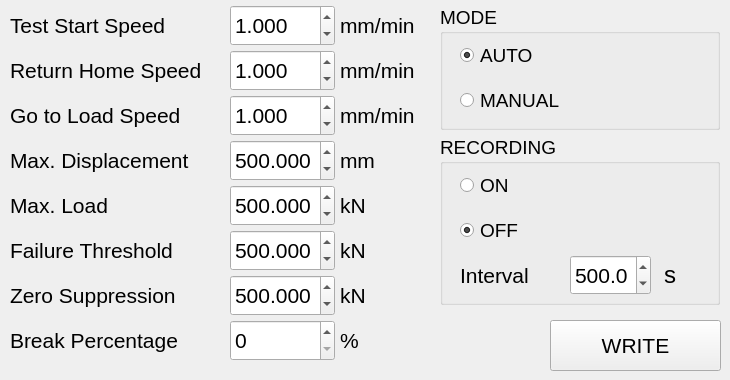
        <widget class="QWidget" name="tab_4">
         <attribute name="title">
          <string>PARAMETERS</string>
         </attribute>
         <widget class="QGroupBox" name="groupBox_14">
          <property name="geometry">
           <rect>
            <x>440</x>
            <y>135</y>
            <width>280</width>
            <height>170</height>
           </rect>
          </property>
          <property name="font">
           <font>
            <pointsize>14</pointsize>
           </font>
          </property>
          <property name="title">
           <string>RECORDING</string>
          </property>
          <widget class="QRadioButton" name="radioButton_record_raw_data_on">
           <property name="geometry">
            <rect>
             <x>20</x>
             <y>30</y>
             <width>250</width>
             <height>40</height>
            </rect>
           </property>
           <property name="font">
            <font>
             <pointsize>14</pointsize>
            </font>
           </property>
           <property name="styleSheet">
            <string notr="true"/>
           </property>
           <property name="text">
            <string>ON</string>
           </property>
           <property name="iconSize">
            <size>
             <width>64</width>
             <height>64</height>
            </size>
           </property>
           <property name="checked">
            <bool>false</bool>
           </property>
          </widget>
          <widget class="QRadioButton" name="radioButton_record_raw_data_off">
           <property name="geometry">
            <rect>
             <x>20</x>
             <y>75</y>
             <width>250</width>
             <height>40</height>
            </rect>
           </property>
           <property name="font">
            <font>
             <pointsize>14</pointsize>
            </font>
           </property>
           <property name="styleSheet">
            <string notr="true"/>
           </property>
           <property name="text">
            <string>OFF</string>
           </property>
           <property name="iconSize">
            <size>
             <width>64</width>
             <height>64</height>
            </size>
           </property>
           <property name="checked">
            <bool>true</bool>
           </property>
          </widget>
          <widget class="QLabel" name="label_dac_value_38">
           <property name="geometry">
            <rect>
             <x>20</x>
             <y>120</y>
             <width>105</width>
             <height>40</height>
            </rect>
           </property>
           <property name="font">
            <font>
             <pointsize>16</pointsize>
             <weight>50</weight>
             <bold>false</bold>
            </font>
           </property>
           <property name="text">
            <string>Interval</string>
           </property>
           <property name="alignment">
            <set>Qt::AlignLeading|Qt::AlignLeft|Qt::AlignVCenter</set>
           </property>
          </widget>
          <widget class="QDoubleSpinBox" name="doubleSpinBox_record_interval">
           <property name="geometry">
            <rect>
             <x>130</x>
             <y>120</y>
             <width>81</width>
             <height>40</height>
            </rect>
           </property>
           <property name="font">
            <font>
             <pointsize>16</pointsize>
            </font>
           </property>
           <property name="decimals">
            <number>1</number>
           </property>
           <property name="minimum">
            <double>0.100000000000000</double>
           </property>
           <property name="maximum">
            <double>100001.000000000000000</double>
           </property>
           <property name="singleStep">
            <double>0.001000000000000</double>
           </property>
           <property name="value">
            <double>500.000000000000000</double>
           </property>
          </widget>
          <widget class="QLabel" name="label_dac_value_101">
           <property name="geometry">
            <rect>
             <x>220</x>
             <y>120</y>
             <width>20</width>
             <height>40</height>
            </rect>
           </property>
           <property name="font">
            <font>
             <pointsize>18</pointsize>
             <weight>50</weight>
             <bold>false</bold>
            </font>
           </property>
           <property name="text">
            <string notr="true">s</string>
           </property>
           <property name="alignment">
            <set>Qt::AlignCenter</set>
           </property>
          </widget>
         </widget>
         <widget class="QGroupBox" name="groupBox_control_mode">
          <property name="geometry">
           <rect>
            <x>440</x>
            <y>5</y>
            <width>280</width>
            <height>125</height>
           </rect>
          </property>
          <property name="font">
           <font>
            <pointsize>14</pointsize>
           </font>
          </property>
          <property name="styleSheet">
           <string notr="true"/>
          </property>
          <property name="title">
           <string>MODE</string>
          </property>
          <widget class="QRadioButton" name="radioButton_man">
           <property name="geometry">
            <rect>
             <x>20</x>
             <y>75</y>
             <width>250</width>
             <height>40</height>
            </rect>
           </property>
           <property name="font">
            <font>
             <pointsize>14</pointsize>
            </font>
           </property>
           <property name="text">
            <string>MANUAL</string>
           </property>
          </widget>
          <widget class="QRadioButton" name="radioButton_auto">
           <property name="geometry">
            <rect>
             <x>20</x>
             <y>30</y>
             <width>250</width>
             <height>40</height>
            </rect>
           </property>
           <property name="font">
            <font>
             <pointsize>14</pointsize>
            </font>
           </property>
           <property name="styleSheet">
            <string notr="true"/>
           </property>
           <property name="text">
            <string>AUTO</string>
           </property>
           <property name="iconSize">
            <size>
             <width>64</width>
             <height>64</height>
            </size>
           </property>
           <property name="checked">
            <bool>true</bool>
           </property>
          </widget>
         </widget>
         <widget class="QSpinBox" name="spinBox_break_percentage">
          <property name="geometry">
           <rect>
            <x>230</x>
            <y>320</y>
            <width>105</width>
            <height>41</height>
           </rect>
          </property>
          <property name="font">
           <font>
            <pointsize>16</pointsize>
           </font>
          </property>
          <property name="maximum">
           <number>100</number>
          </property>
         </widget>
         <widget class="QDoubleSpinBox" name="doubleSpinBox_go_to_load_speed">
          <property name="geometry">
           <rect>
            <x>230</x>
            <y>95</y>
            <width>105</width>
            <height>41</height>
           </rect>
          </property>
          <property name="font">
           <font>
            <pointsize>16</pointsize>
           </font>
          </property>
          <property name="alignment">
           <set>Qt::AlignLeading|Qt::AlignLeft|Qt::AlignVCenter</set>
          </property>
          <property name="decimals">
           <number>3</number>
          </property>
          <property name="minimum">
           <double>0.001000000000000</double>
          </property>
          <property name="maximum">
           <double>999999.000000000000000</double>
          </property>
          <property name="singleStep">
           <double>0.001000000000000</double>
          </property>
          <property name="value">
           <double>1.000000000000000</double>
          </property>
         </widget>
         <widget class="QDoubleSpinBox" name="doubleSpinBox_zero_suppression">
          <property name="geometry">
           <rect>
            <x>230</x>
            <y>275</y>
            <width>105</width>
            <height>41</height>
           </rect>
          </property>
          <property name="font">
           <font>
            <pointsize>16</pointsize>
           </font>
          </property>
          <property name="decimals">
           <number>3</number>
          </property>
          <property name="minimum">
           <double>0.000000000000000</double>
          </property>
          <property name="maximum">
           <double>999999.000000000000000</double>
          </property>
          <property name="singleStep">
           <double>0.001000000000000</double>
          </property>
          <property name="value">
           <double>500.000000000000000</double>
          </property>
         </widget>
         <widget class="QDoubleSpinBox" name="doubleSpinBox_max_load">
          <property name="geometry">
           <rect>
            <x>230</x>
            <y>185</y>
            <width>105</width>
            <height>41</height>
           </rect>
          </property>
          <property name="font">
           <font>
            <pointsize>16</pointsize>
           </font>
          </property>
          <property name="decimals">
           <number>3</number>
          </property>
          <property name="minimum">
           <double>0.000000000000000</double>
          </property>
          <property name="maximum">
           <double>999999.000000000000000</double>
          </property>
          <property name="singleStep">
           <double>0.001000000000000</double>
          </property>
          <property name="value">
           <double>500.000000000000000</double>
          </property>
         </widget>
         <widget class="QLabel" name="label_dac_value_81">
          <property name="geometry">
           <rect>
            <x>340</x>
            <y>320</y>
            <width>51</width>
            <height>41</height>
           </rect>
          </property>
          <property name="font">
           <font>
            <pointsize>16</pointsize>
            <weight>50</weight>
            <bold>false</bold>
           </font>
          </property>
          <property name="text">
           <string notr="true">%</string>
          </property>
          <property name="alignment">
           <set>Qt::AlignLeading|Qt::AlignLeft|Qt::AlignVCenter</set>
          </property>
         </widget>
         <widget class="QLabel" name="label_unit_max_load">
          <property name="geometry">
           <rect>
            <x>340</x>
            <y>185</y>
            <width>51</width>
            <height>41</height>
           </rect>
          </property>
          <property name="font">
           <font>
            <pointsize>16</pointsize>
            <weight>50</weight>
            <bold>false</bold>
           </font>
          </property>
          <property name="text">
           <string notr="true">kN</string>
          </property>
          <property name="alignment">
           <set>Qt::AlignLeading|Qt::AlignLeft|Qt::AlignVCenter</set>
          </property>
         </widget>
         <widget class="QDoubleSpinBox" name="doubleSpinBox_return_home_speed">
          <property name="geometry">
           <rect>
            <x>230</x>
            <y>50</y>
            <width>105</width>
            <height>41</height>
           </rect>
          </property>
          <property name="font">
           <font>
            <pointsize>16</pointsize>
           </font>
          </property>
          <property name="alignment">
           <set>Qt::AlignLeading|Qt::AlignLeft|Qt::AlignVCenter</set>
          </property>
          <property name="decimals">
           <number>3</number>
          </property>
          <property name="minimum">
           <double>0.001000000000000</double>
          </property>
          <property name="maximum">
           <double>999999.000000000000000</double>
          </property>
          <property name="singleStep">
           <double>0.001000000000000</double>
          </property>
          <property name="value">
           <double>1.000000000000000</double>
          </property>
         </widget>
         <widget class="QLabel" name="label_dac_value_26">
          <property name="geometry">
           <rect>
            <x>10</x>
            <y>95</y>
            <width>220</width>
            <height>41</height>
           </rect>
          </property>
          <property name="font">
           <font>
            <pointsize>16</pointsize>
            <weight>50</weight>
            <bold>false</bold>
           </font>
          </property>
          <property name="text">
           <string>Go to Load Speed</string>
          </property>
          <property name="alignment">
           <set>Qt::AlignLeading|Qt::AlignLeft|Qt::AlignVCenter</set>
          </property>
         </widget>
         <widget class="QDoubleSpinBox" name="doubleSpinBox_load_threshold">
          <property name="geometry">
           <rect>
            <x>230</x>
            <y>230</y>
            <width>105</width>
            <height>41</height>
           </rect>
          </property>
          <property name="font">
           <font>
            <pointsize>16</pointsize>
           </font>
          </property>
          <property name="decimals">
           <number>3</number>
          </property>
          <property name="minimum">
           <double>0.000000000000000</double>
          </property>
          <property name="maximum">
           <double>999999.000000000000000</double>
          </property>
          <property name="singleStep">
           <double>0.001000000000000</double>
          </property>
          <property name="value">
           <double>500.000000000000000</double>
          </property>
         </widget>
         <widget class="QLabel" name="label_dac_value_25">
          <property name="geometry">
           <rect>
            <x>10</x>
            <y>50</y>
            <width>220</width>
            <height>41</height>
           </rect>
          </property>
          <property name="font">
           <font>
            <pointsize>16</pointsize>
            <weight>50</weight>
            <bold>false</bold>
           </font>
          </property>
          <property name="text">
           <string>Return Home Speed</string>
          </property>
          <property name="alignment">
           <set>Qt::AlignLeading|Qt::AlignLeft|Qt::AlignVCenter</set>
          </property>
         </widget>
         <widget class="QDoubleSpinBox" name="doubleSpinBox_test_start_speed">
          <property name="geometry">
           <rect>
            <x>230</x>
            <y>5</y>
            <width>105</width>
            <height>41</height>
           </rect>
          </property>
          <property name="font">
           <font>
            <pointsize>16</pointsize>
           </font>
          </property>
          <property name="alignment">
           <set>Qt::AlignLeading|Qt::AlignLeft|Qt::AlignVCenter</set>
          </property>
          <property name="decimals">
           <number>3</number>
          </property>
          <property name="minimum">
           <double>0.001000000000000</double>
          </property>
          <property name="maximum">
           <double>999999.000000000000000</double>
          </property>
          <property name="singleStep">
           <double>0.001000000000000</double>
          </property>
          <property name="value">
           <double>1.000000000000000</double>
          </property>
         </widget>
         <widget class="QLabel" name="label_dac_value_36">
          <property name="geometry">
           <rect>
            <x>10</x>
            <y>320</y>
            <width>220</width>
            <height>41</height>
           </rect>
          </property>
          <property name="font">
           <font>
            <pointsize>16</pointsize>
            <weight>50</weight>
            <bold>false</bold>
           </font>
          </property>
          <property name="text">
           <string>Break Percentage</string>
          </property>
          <property name="alignment">
           <set>Qt::AlignLeading|Qt::AlignLeft|Qt::AlignVCenter</set>
          </property>
         </widget>
         <widget class="QLabel" name="label_dac_value_23">
          <property name="geometry">
           <rect>
            <x>10</x>
            <y>140</y>
            <width>220</width>
            <height>41</height>
           </rect>
          </property>
          <property name="font">
           <font>
            <pointsize>16</pointsize>
            <weight>50</weight>
            <bold>false</bold>
           </font>
          </property>
          <property name="text">
           <string>Max. Displacement</string>
          </property>
          <property name="alignment">
           <set>Qt::AlignLeading|Qt::AlignLeft|Qt::AlignVCenter</set>
          </property>
         </widget>
         <widget class="QLabel" name="label_unit_go_to_load_speed">
          <property name="geometry">
           <rect>
            <x>340</x>
            <y>95</y>
            <width>85</width>
            <height>41</height>
           </rect>
          </property>
          <property name="font">
           <font>
            <pointsize>16</pointsize>
            <weight>50</weight>
            <bold>false</bold>
           </font>
          </property>
          <property name="text">
           <string>mm/min</string>
          </property>
          <property name="alignment">
           <set>Qt::AlignLeading|Qt::AlignLeft|Qt::AlignVCenter</set>
          </property>
         </widget>
         <widget class="QLabel" name="label_unit_max_displacement">
          <property name="geometry">
           <rect>
            <x>340</x>
            <y>140</y>
            <width>51</width>
            <height>41</height>
           </rect>
          </property>
          <property name="font">
           <font>
            <pointsize>16</pointsize>
            <weight>50</weight>
            <bold>false</bold>
           </font>
          </property>
          <property name="text">
           <string notr="true">mm</string>
          </property>
          <property name="alignment">
           <set>Qt::AlignLeading|Qt::AlignLeft|Qt::AlignVCenter</set>
          </property>
         </widget>
         <widget class="QDoubleSpinBox" name="doubleSpinBox_max_displacement">
          <property name="geometry">
           <rect>
            <x>230</x>
            <y>140</y>
            <width>105</width>
            <height>41</height>
           </rect>
          </property>
          <property name="font">
           <font>
            <pointsize>16</pointsize>
           </font>
          </property>
          <property name="decimals">
           <number>3</number>
          </property>
          <property name="minimum">
           <double>0.000000000000000</double>
          </property>
          <property name="maximum">
           <double>999999.000000000000000</double>
          </property>
          <property name="singleStep">
           <double>0.001000000000000</double>
          </property>
          <property name="value">
           <double>500.000000000000000</double>
          </property>
         </widget>
         <widget class="QLabel" name="label_unit_test_start_speed">
          <property name="geometry">
           <rect>
            <x>340</x>
            <y>5</y>
            <width>85</width>
            <height>41</height>
           </rect>
          </property>
          <property name="font">
           <font>
            <pointsize>16</pointsize>
            <weight>50</weight>
            <bold>false</bold>
           </font>
          </property>
          <property name="text">
           <string>mm/min</string>
          </property>
          <property name="alignment">
           <set>Qt::AlignLeading|Qt::AlignLeft|Qt::AlignVCenter</set>
          </property>
         </widget>
         <widget class="QLabel" name="label_dac_value_29">
          <property name="geometry">
           <rect>
            <x>10</x>
            <y>275</y>
            <width>220</width>
            <height>41</height>
           </rect>
          </property>
          <property name="font">
           <font>
            <pointsize>16</pointsize>
            <weight>50</weight>
            <bold>false</bold>
           </font>
          </property>
          <property name="text">
           <string>Zero Suppression</string>
          </property>
          <property name="alignment">
           <set>Qt::AlignLeading|Qt::AlignLeft|Qt::AlignVCenter</set>
          </property>
         </widget>
         <widget class="QLabel" name="label_unit_failure_threshold">
          <property name="geometry">
           <rect>
            <x>340</x>
            <y>230</y>
            <width>51</width>
            <height>41</height>
           </rect>
          </property>
          <property name="font">
           <font>
            <pointsize>16</pointsize>
            <weight>50</weight>
            <bold>false</bold>
           </font>
          </property>
          <property name="text">
           <string notr="true">kN</string>
          </property>
          <property name="alignment">
           <set>Qt::AlignLeading|Qt::AlignLeft|Qt::AlignVCenter</set>
          </property>
         </widget>
         <widget class="QLabel" name="label_dac_value_24">
          <property name="geometry">
           <rect>
            <x>10</x>
            <y>5</y>
            <width>220</width>
            <height>41</height>
           </rect>
          </property>
          <property name="font">
           <font>
            <pointsize>16</pointsize>
            <weight>50</weight>
            <bold>false</bold>
           </font>
          </property>
          <property name="text">
           <string>Test Start Speed</string>
          </property>
          <property name="alignment">
           <set>Qt::AlignLeading|Qt::AlignLeft|Qt::AlignVCenter</set>
          </property>
         </widget>
         <widget class="QLabel" name="label_dac_value_34">
          <property name="geometry">
           <rect>
            <x>10</x>
            <y>230</y>
            <width>220</width>
            <height>41</height>
           </rect>
          </property>
          <property name="font">
           <font>
            <pointsize>16</pointsize>
            <weight>50</weight>
            <bold>false</bold>
           </font>
          </property>
          <property name="text">
           <string>Failure Threshold</string>
          </property>
          <property name="alignment">
           <set>Qt::AlignLeading|Qt::AlignLeft|Qt::AlignVCenter</set>
          </property>
         </widget>
         <widget class="QLabel" name="label_unit_return_home_speed">
          <property name="geometry">
           <rect>
            <x>340</x>
            <y>50</y>
            <width>85</width>
            <height>41</height>
           </rect>
          </property>
          <property name="font">
           <font>
            <pointsize>16</pointsize>
            <weight>50</weight>
            <bold>false</bold>
           </font>
          </property>
          <property name="text">
           <string>mm/min</string>
          </property>
          <property name="alignment">
           <set>Qt::AlignLeading|Qt::AlignLeft|Qt::AlignVCenter</set>
          </property>
         </widget>
         <widget class="QLabel" name="label_dac_value_22">
          <property name="geometry">
           <rect>
            <x>10</x>
            <y>185</y>
            <width>220</width>
            <height>41</height>
           </rect>
          </property>
          <property name="font">
           <font>
            <pointsize>16</pointsize>
            <weight>50</weight>
            <bold>false</bold>
           </font>
          </property>
          <property name="text">
           <string>Max. Load</string>
          </property>
          <property name="alignment">
           <set>Qt::AlignLeading|Qt::AlignLeft|Qt::AlignVCenter</set>
          </property>
         </widget>
         <widget class="QLabel" name="label_unit_zero_suppression">
          <property name="geometry">
           <rect>
            <x>340</x>
            <y>275</y>
            <width>51</width>
            <height>41</height>
           </rect>
          </property>
          <property name="font">
           <font>
            <pointsize>16</pointsize>
            <weight>50</weight>
            <bold>false</bold>
           </font>
          </property>
          <property name="text">
           <string notr="true">kN</string>
          </property>
          <property name="alignment">
           <set>Qt::AlignLeading|Qt::AlignLeft|Qt::AlignVCenter</set>
          </property>
         </widget>
         <widget class="QPushButton" name="pushButton_write_parameters">
          <property name="geometry">
           <rect>
            <x>550</x>
            <y>320</y>
            <width>171</width>
            <height>51</height>
           </rect>
          </property>
          <property name="font">
           <font>
            <pointsize>16</pointsize>
           </font>
          </property>
          <property name="text">
           <string>WRITE</string>
          </property>
         </widget>
        </widget>
